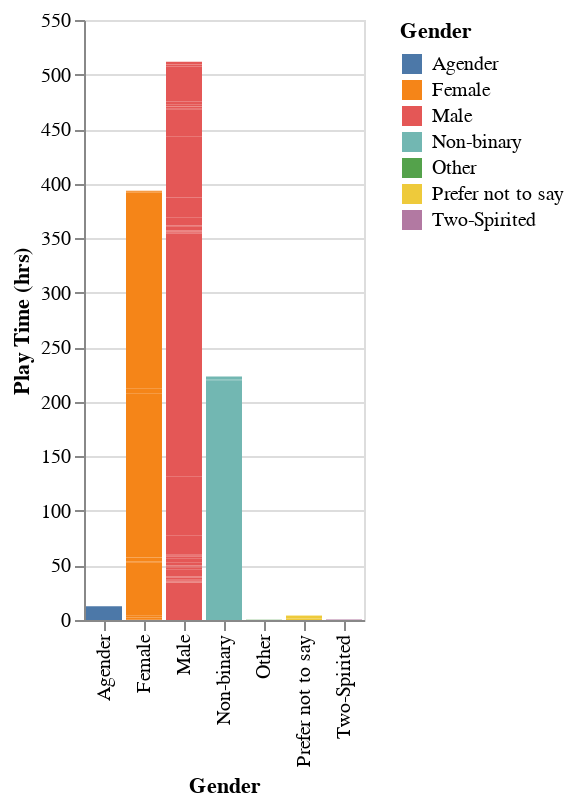

The notebook cell this image was saved under:
### Markdown cell above
**Experience vs. Play Time(hrs)**:
This plot shows us that the player experience level is strongly correlated to the total play time. Amateur and regular experience players show to have more play time than the other experience levels.

### Code cell
# Does gender have an impact on player session time?
clean_players_gender = alt.Chart(clean_players).mark_bar().encode(
    x=alt.X("gender").title("Gender"),
    y=alt.Y("played_hours").title("Play Time (hrs)"),
    color =alt.Color("gender").title("Gender")
)
clean_players_gender

### Figure 1 — Vega-Lite specification as saved in the notebook (floating-point values rounded to 4 significant figures; data arrays with more than 128 entries replaced by an {"elided": "..."} marker saying what was removed)
{"config": {"view": {"continuousWidth": 300, "continuousHeight": 300}}, "data": {"name": "data-094ab745fb9f06385dd7feabadc0ec26"}, "mark": {"type": "bar"}, "encoding": {"color": {"field": "gender", "title": "Gender", "type": "nominal"}, "x": {"field": "gender", "title": "Gender", "type": "nominal"}, "y": {"field": "played_hours", "title": "Play Time (hrs)", "type": "quantitative"}}, "$schema": "https://vega.github.io/schema/vega-lite/v5.20.1.json", "datasets": {"data-094ab745fb9f06385dd7feabadc0ec26": {"elided": "196 records"}}}
